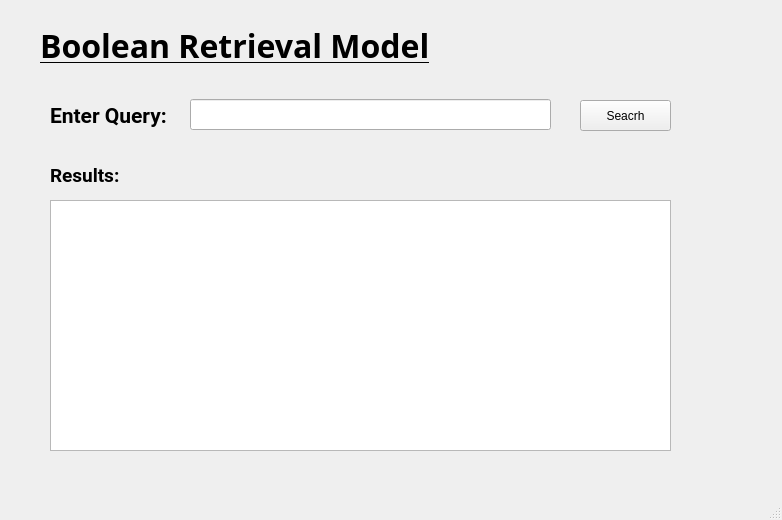
<?xml version="1.0" encoding="UTF-8"?>
<ui version="4.0">
 <class>MainWindow</class>
 <widget class="QMainWindow" name="MainWindow">
  <property name="geometry">
   <rect>
    <x>0</x>
    <y>0</y>
    <width>782</width>
    <height>520</height>
   </rect>
  </property>
  <property name="windowTitle">
   <string>BooleanModel</string>
  </property>
  <widget class="QWidget" name="centralwidget">
   <widget class="QWidget" name="screen" native="true">
    <property name="geometry">
     <rect>
      <x>0</x>
      <y>0</y>
      <width>831</width>
      <height>601</height>
     </rect>
    </property>
    <property name="styleSheet">
     <string notr="true">QWidget{backgorung-color:rgb(104, 166, 133)}</string>
    </property>
    <widget class="QLabel" name="Heading">
     <property name="geometry">
      <rect>
       <x>40</x>
       <y>20</y>
       <width>461</width>
       <height>51</height>
      </rect>
     </property>
     <property name="font">
      <font>
       <family>Lucida Fax</family>
       <pointsize>24</pointsize>
       <weight>75</weight>
       <bold>true</bold>
       <underline>true</underline>
      </font>
     </property>
     <property name="text">
      <string>Boolean Retrieval Model</string>
     </property>
    </widget>
    <widget class="QLabel" name="queryLabel">
     <property name="geometry">
      <rect>
       <x>50</x>
       <y>100</y>
       <width>131</width>
       <height>31</height>
      </rect>
     </property>
     <property name="font">
      <font>
       <family>Roboto</family>
       <pointsize>16</pointsize>
       <weight>75</weight>
       <bold>true</bold>
      </font>
     </property>
     <property name="text">
      <string>Enter Query:</string>
     </property>
    </widget>
    <widget class="QLineEdit" name="textinput">
     <property name="geometry">
      <rect>
       <x>190</x>
       <y>99</y>
       <width>361</width>
       <height>31</height>
      </rect>
     </property>
    </widget>
    <widget class="QPushButton" name="searchButton">
     <property name="geometry">
      <rect>
       <x>580</x>
       <y>100</y>
       <width>91</width>
       <height>31</height>
      </rect>
     </property>
     <property name="text">
      <string>Seacrh</string>
     </property>
    </widget>
    <widget class="QListWidget" name="ListResult">
     <property name="geometry">
      <rect>
       <x>50</x>
       <y>200</y>
       <width>621</width>
       <height>251</height>
      </rect>
     </property>
    </widget>
    <widget class="QLabel" name="result">
     <property name="geometry">
      <rect>
       <x>50</x>
       <y>160</y>
       <width>81</width>
       <height>31</height>
      </rect>
     </property>
     <property name="font">
      <font>
       <family>Roboto</family>
       <pointsize>14</pointsize>
       <weight>75</weight>
       <bold>true</bold>
      </font>
     </property>
     <property name="text">
      <string>Results:</string>
     </property>
    </widget>
    <widget class="QLabel" name="Query">
     <property name="geometry">
      <rect>
       <x>190</x>
       <y>150</y>
       <width>371</width>
       <height>31</height>
      </rect>
     </property>
     <property name="font">
      <font>
       <family>Roboto</family>
       <pointsize>14</pointsize>
       <weight>75</weight>
       <bold>true</bold>
      </font>
     </property>
     <property name="text">
      <string/>
     </property>
    </widget>
   </widget>
  </widget>
  <widget class="QStatusBar" name="statusbar"/>
 </widget>
 <resources/>
 <connections/>
</ui>
